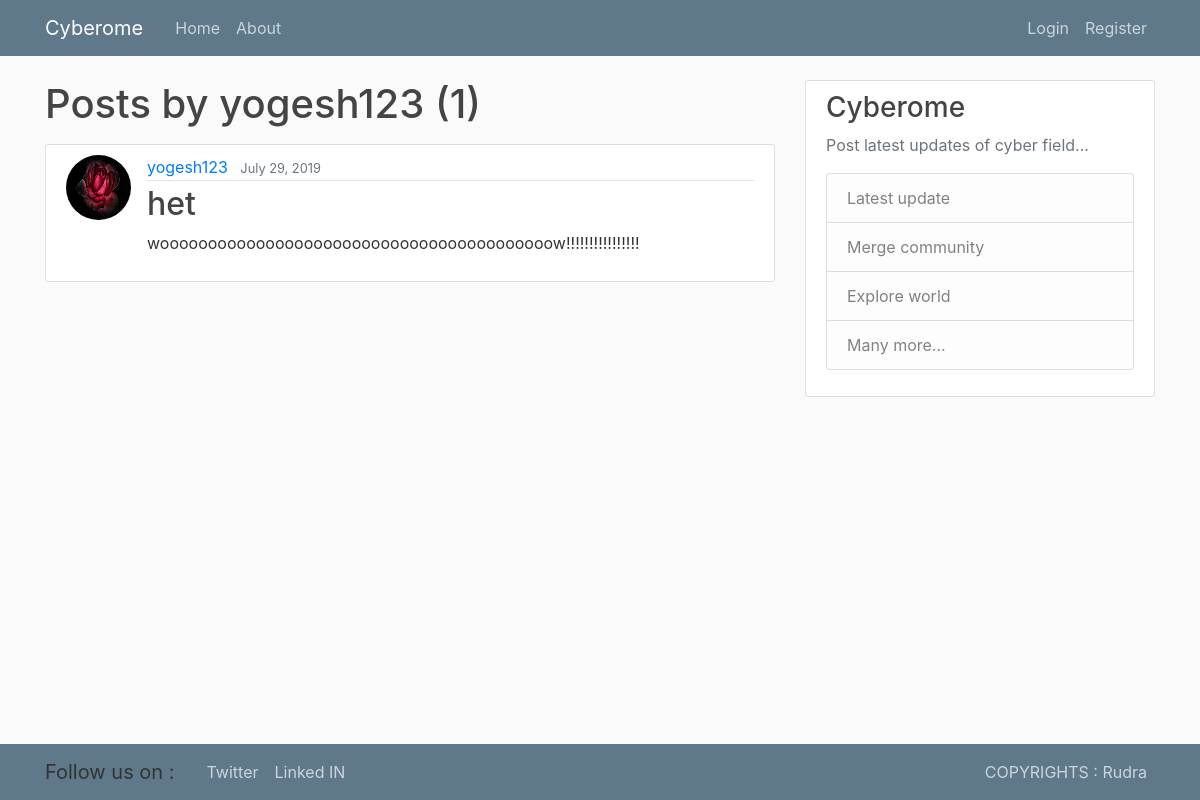
/user/yogesh123, run on the app's committed database.
### blog/models.py (models this page shows, shortened)
class Post(models.Model):
    title = models.CharField(max_length=100)
    content = models.TextField()
    date_posted = models.DateTimeField(default=timezone.now)
    author = models.ForeignKey(User, on_delete=models.CASCADE)

### users/models.py (models this page shows, shortened)
class Profile(models.Model):
    user = models.OneToOneField(User, on_delete=models.CASCADE)
    image = models.ImageField(default='default.jpg', upload_to='profile_pics')

### blog/views.py (the view)
# urls.py: path('user/<str:username>', UserPostListView.as_view(), name='user-posts'),
class UserPostListView(ListView):
    model = Post
    template_name = 'blog/user_posts.html'  # <app>/<model>_<viewtype>.html
    context_object_name = 'posts'
    paginate_by = 5
    def get_queryset(self):
        user = get_object_or_404(User, username=self.kwargs.get('username'))
        return Post.objects.filter(author=user).order_by('-date_posted')

### blog/templates/blog/user_posts.html (shortened to what this page needs)
{% extends "blog/base.html" %}
{% block content %}
    <h1 class="mb-3">Posts by {{ view.kwargs.username }} ({{ page_obj.paginator.count }})</h1>
    {% for post in posts %}
        <article class="media content-section">
          <img class="rounded-circle article-img" src="{{ post.author.profile.image.url }}">
          <div class="media-body">
            <div class="article-metadata">
              <a class="mr-2" href="{% url 'user-posts' post.author.username %}">{{ post.author }}</a>
              <small class="text-muted">{{ post.date_posted|date:"F d, Y" }}</small>
            </div>
            <h2><a class="article-title" href="{% url 'post-detail' post.id %}">{{ post.title }}</a></h2>
            <p class="article-content">{{ post.content }}</p>
          </div>
        </article>
    {% endfor %}
{% endblock content %}

### blog/static/blog/main.css (style rules this page uses)
body { background: #fafafa; color: #333333; margin-top: 5rem; }
h1, h2, h3, h4, h5, h6 { color: #444444; }
.content-section { background: #ffffff; padding: 10px 20px; border: 1px solid #dddddd; border-radius: 3px; margin-bottom: 20px; }
.article-title { color: #444444; }
.article-content { white-space: pre-line; }
.article-img { height: 65px; width: 65px; margin-right: 16px; }
.article-metadata { padding-bottom: 1px; margin-bottom: 4px; border-bottom: 1px solid #e3e3e3 }

### data on the page
Post: author.profile.image (picture), author "yogesh123", date_posted "July 29, 2019", title "het", content "wooooooooooooooooooooooooooooooooooooooooow!!!!!!!!!!!!!!!!"

### other printed values
{{ view.kwargs.username }} "yogesh123"
{{ page_obj.paginator.count }} "1"
